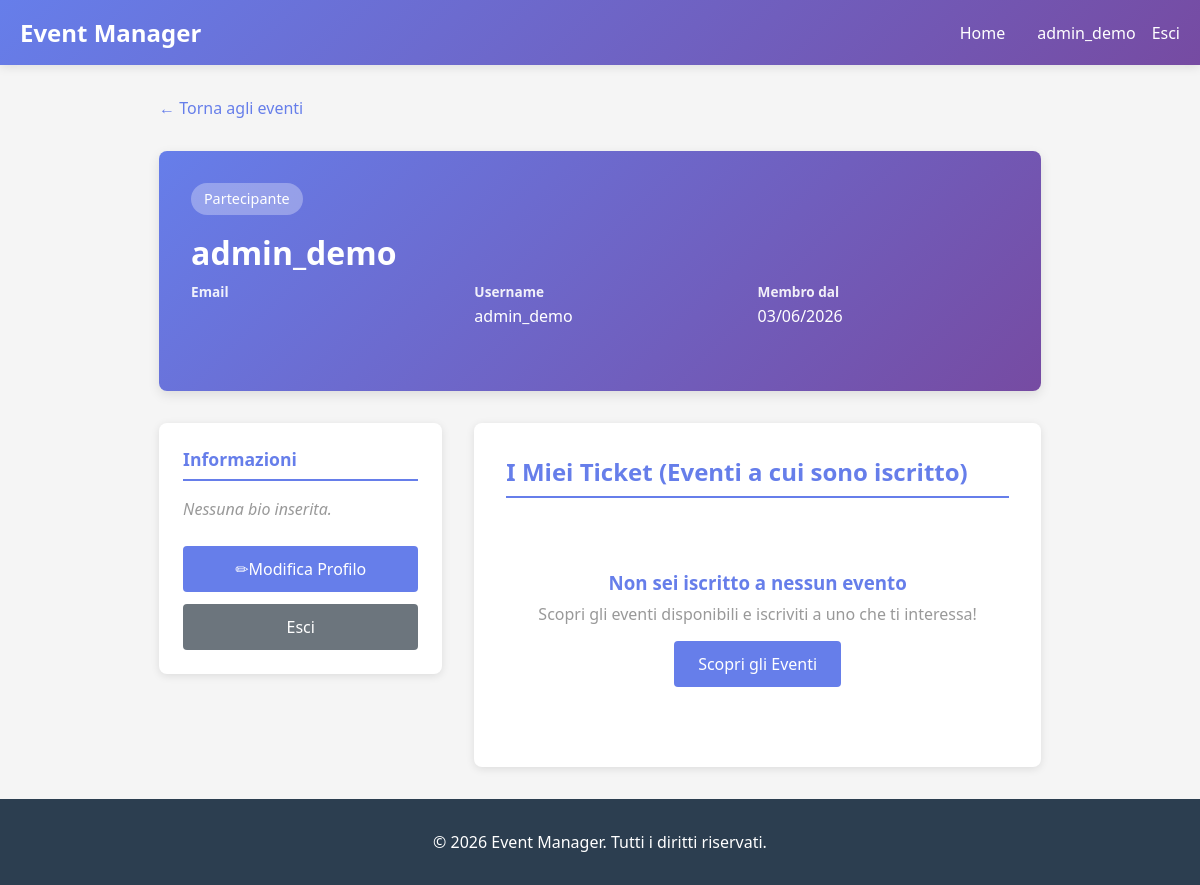
Screenshot of /profile/ (signed in) with the database file from the repository.
### users/models.py (models this page shows, shortened)
class CustomUser(AbstractUser):
    ROLE_CHOICES = (
        ('attendee', 'Attendee'),
        ('organizer', 'Organizer'),
    )
    role = models.CharField(max_length=15, choices=ROLE_CHOICES, blank=False)
    bio = models.TextField(blank=True, null=True)
    email = models.EmailField(blank=False, unique=True)
    first_name = models.CharField(max_length=150, blank=False)
    last_name = models.CharField(max_length=150, blank=False)

### users/views.py (the view)
# urls.py: path('profile/', users_views.profile_view, name='profile'),
@login_required(login_url='login')
def profile_view(request):
    user = request.user
    if user.role == 'organizer':
        organized_events = user.organized_events.all()
        context = {'organized_events': organized_events}
    else:
        attended_events = user.registrations.all()
        context = {'attended_events': attended_events}
    return render(request, 'profile.html', context)

### templates/profile.html (shortened to what this page needs)
{% extends "base.html" %}
{% block content %}
<a href="{% url 'event_list' %}" class="back-link">← Torna agli eventi</a>
<div class="profile-header">
    <span class="profile-role">
        {% if user.role == 'organizer' %}
            Organizzatore
        {% else %}
            Partecipante
        {% endif %}
    </span>
    <h1>{{ user.get_full_name|default:user.username }}</h1>
    <div class="profile-info">
        <div class="info-item">
            <div class="info-content">
                <h3>Email</h3>
            </div>
        </div>
        <div class="info-item">
            <div class="info-content">
                <h3>Username</h3>
                <p>{{ user.username }}</p>
            </div>
        </div>
        <div class="info-item">
            <div class="info-content">
                <h3>Membro dal</h3>
                <p>{{ user.date_joined|date:"d/m/Y" }}</p>
            </div>
        </div>
    </div>
</div>
<div class="profile-body">
    <div class="profile-sidebar">
        <div class="sidebar-section">
            <h3>Informazioni</h3>
            {% if user.bio %}
                <div class="bio-box">{{ user.bio }}</div>
            {% else %}
                <p style="color: #999; font-style: italic;">Nessuna bio inserita.</p>
            {% endif %}
        </div>
        <div class="action-buttons">
            <a href="{% url 'profile_edit' %}" class="btn">✏Modifica Profilo</a>
            <a href="{% url 'logout' %}" class="btn btn-secondary">Esci</a>
        </div>
    </div>
    <div class="profile-main">
        <div class="events-section">
            {% if user.role == 'organizer' %}
                <h2>I Miei Eventi</h2>
                {% if organized_events %}
                    <div class="events-grid">
                        {% for event in organized_events %}
                            <div class="event-card">
                                <div class="event-card-header">
                                    {% if event.category %}
                                        <span class="event-category-badge">{{ event.category.name }}</span>
                                    {% endif %}
                                    <h3>{{ event.title }}</h3>
                                </div>
                                <div class="event-card-body">
                                    <div class="event-card-date">{{ event.date|date:"d/m/Y H:i" }}</div>
                                    <div class="event-card-location">{{ event.location }}</div>
                                    <p style="color: #666; margin: 0.5rem 0; font-size: 0.9rem;">
                                        <strong>{{ event.registrations.count }}</strong> iscritto{{ event.registrations.count|pluralize }}
                                    </p>
                                    <div class="event-card-actions">
                                        <a href="{% url 'event_detail' event.id %}" class="btn-view">Visualizza</a>
                                        <a href="{% url 'event_edit' event.id %}" class="btn-edit">Modifica</a>
                                        <a href="{% url 'event_delete' event.id %}" class="btn-delete">Elimina</a>
                                    </div>
                                </div>
                            </div>
                        {% endfor %}
                    </div>
                    <div style="text-align: center; margin-top: 2rem;">
                        <a href="{% url 'event_create' %}" class="btn btn-success">+ Crea Nuovo Evento</a>
                    </div>
                {% else %}
                    <div class="no-events">
                        <h3>Nessun evento ancora</h3>
                        <p>Non hai ancora creato nessun evento. Inizia subito!</p>
                        <a href="{% url 'event_create' %}" class="btn btn-success" style="margin-top: 1rem;">+ Crea il Tuo Primo Evento</a>
                    </div>
                {% endif %}
            {% else %}
                <h2>I Miei Ticket (Eventi a cui sono iscritto)</h2>
                {% if attended_events %}
                    <div class="events-grid">
                        {% for registration in attended_events %}
                            {% with event=registration.event %}
                                <div class="event-card">
                                    <div class="event-card-header">
                                        {% if event.category %}
                                            <span class="event-category-badge">{{ event.category.name }}</span>
                                        {% endif %}
                                        <h3>{{ event.title }}</h3>
                                    </div>
                                    <div class="event-card-body">
                                        <div class="event-card-date">{{ event.date|date:"d/m/Y H:i" }}</div>
                                        <div class="event-card-location">{{ event.location }}</div>
                                        <p style="color: #666; margin: 0.5rem 0; font-size: 0.9rem;">
                                            Organizzato da <strong>{{ event.organizer.get_full_name|default:event.organizer.username }}</strong>
                                        </p>
                                        <p style="color: #999; font-size: 0.85rem; margin: 0.5rem 0;">
                                            Iscritto il {{ registration.registered_at|date:"d/m/Y H:i" }}
                                        </p>
                                        <div class="event-card-actions">
                                            <a href="{% url 'event_detail' event.id %}" class="btn-view">Visualizza</a>
                                            <form method="POST" action="{% url 'event_unregister' event.id %}" style="flex: 1;">
                                                {% csrf_token %}
                                                <button type="submit" style="width: 100%; padding: 0.5rem; background-color: #dc3545; color: white; border: none; border-radius: 4px; cursor: pointer; font-size: 0.85rem; transition: background-color 0.3s;">
                                                    Annulla
                                                </button>
                                            </form>
                                        </div>
                                    </div>
                                </div>
                            {% endwith %}
                        {% endfor %}
                    </div>
                {% else %}
                    <div class="no-events">
                        <h3>Non sei iscritto a nessun evento</h3>
                        <p>Scopri gli eventi disponibili e iscriviti a uno che ti interessa!</p>
                        <a href="{% url 'event_list' %}" class="btn" style="margin-top: 1rem;">Scopri gli Eventi</a>
                    </div>
                {% endif %}
            {% endif %}
        </div>
    </div>
</div>
{% endblock %}

### templates/base.html (shortened to what this page needs)
<!DOCTYPE html>
<html lang="it">
<head>
</head>
<body>
    {% if user.is_authenticated %}
    <nav>
        <div class="nav-container">
            <a href="{% url 'event_list' %}" class="nav-brand"> Event Manager</a>
            <ul class="nav-links">
                <li><a href="{% url 'event_list' %}">Home</a></li>
                <li style="margin-left: auto; display: flex; align-items: center; gap: 1rem;">
                    <a href="{% url 'profile' %}" style="display: flex; align-items: center; gap: 0.5rem;">
                         <span>{{user.username }}</span>
                    </a>
                    <form action="{% url 'logout' %}" method="POST" style="display: inline; margin: 0; padding: 0;">
                        <button type="submit" style="background: none; border: none; color: white; cursor: pointer; font-family: inherit; font-size: inherit; font-weight: inherit; text-decoration: none; padding: 0;">
                            Esci
                        </button>
                    </form>
                </li>
            </ul>
        </div>
    </nav>
    {% endif %}
    <div class="container">
        {% block content %}{% endblock %}
    </div>
    <footer>
        <p style="margin:0">&copy; 2026 Event Manager. Tutti i diritti riservati.</p>
    </footer>
</body>
</html>

### templates/base.html (style rules this page uses)
* { margin: 0; padding: 0; box-sizing: border-box; }
html, body { height: 100%; }
body { font-family: 'Segoe UI', Tahoma, Geneva, Verdana, sans-serif; background-color: #f5f5f5; color: #333; display: flex; flex-direction: column; min-height: 100vh; }
nav { background: linear-gradient(135deg, #667eea 0%, #764ba2 100%); padding: 1rem 0; box-shadow: 0 2px 10px rgba(0, 0, 0, 0.1); position: sticky; top: 0; z-index: 100; }
.nav-container { max-width: 1200px; margin: 0 auto; padding: 0 20px; display: flex; justify-content: space-between; align-items: center; }
.nav-brand { color: white; font-size: 1.5rem; font-weight: bold; text-decoration: none; }
.nav-links { display: flex; list-style: none; gap: 2rem; }
.nav-links a { color: white; text-decoration: none; transition: opacity 0.3s; font-weight: 500; }
.container { max-width: 1200px; margin: 2rem auto; padding: 0 20px; flex: 1 0 auto; }
footer { background-color: #2c3e50; color: white; text-align: center; padding: 2rem 0; margin-top: 0; flex-shrink: 0; width: 100%; }
.btn { display: inline-block; padding: 0.75rem 1.5rem; background-color: #667eea; color: white; text-decoration: none; border: none; border-radius: 4px; cursor: pointer; transition: background-color 0.3s; font-size: 1rem; }
.btn-secondary { background-color: #6c757d; }

### templates/profile.html (style rules this page uses)
.profile-header { background: linear-gradient(135deg, #667eea 0%, #764ba2 100%); color: white; padding: 2rem; border-radius: 8px; margin-bottom: 2rem; box-shadow: 0 4px 12px rgba(0, 0, 0, 0.1); }
.profile-header h1 { margin: 0 0 0.5rem 0; font-size: 2rem; }
.profile-role { display: inline-block; background: rgba(255, 255, 255, 0.3); padding: 0.4rem 0.8rem; border-radius: 20px; font-size: 0.9rem; margin-bottom: 1rem; }
.profile-info { display: grid; grid-template-columns: repeat(auto-fit, minmax(250px, 1fr)); gap: 2rem; margin-bottom: 2rem; }
.info-item { display: flex; gap: 1rem; align-items: flex-start; }
.info-content h3 { margin: 0 0 0.25rem 0; font-size: 0.85rem; opacity: 0.9; }
.info-content p { margin: 0; font-size: 1rem; font-weight: 500; }
.profile-body { display: grid; grid-template-columns: 1fr 2fr; gap: 2rem; }
.profile-sidebar { background: white; padding: 1.5rem; border-radius: 8px; box-shadow: 0 2px 8px rgba(0, 0, 0, 0.1); height: fit-content; }
.sidebar-section { margin-bottom: 1.5rem; }
.sidebar-section h3 { color: #667eea; font-size: 1.1rem; margin-bottom: 1rem; border-bottom: 2px solid #667eea; padding-bottom: 0.5rem; }
.sidebar-section p { color: #555; line-height: 1.6; margin-bottom: 1rem; }
.sidebar-section p:last-child { margin-bottom: 0; }
.action-buttons { display: flex; flex-direction: column; gap: 0.75rem; margin-top: 1.5rem; }
.action-buttons a { text-align: center; }
.profile-main { background: white; padding: 0; border-radius: 8px; box-shadow: 0 2px 8px rgba(0, 0, 0, 0.1); overflow: hidden; }
.events-section { padding: 2rem; }
.events-section h2 { color: #667eea; margin-bottom: 1.5rem; border-bottom: 2px solid #667eea; padding-bottom: 0.5rem; }
.no-events { text-align: center; padding: 3rem 2rem; color: #999; }
.no-events h3 { color: #667eea; margin-bottom: 0.5rem; }
.back-link { display: inline-block; margin-bottom: 2rem; color: #667eea; text-decoration: none; font-weight: 500; }

### rows the page displays
CustomUser: username "admin_demo", get_full_name "admin_demo", date_joined "03/06/2026"
